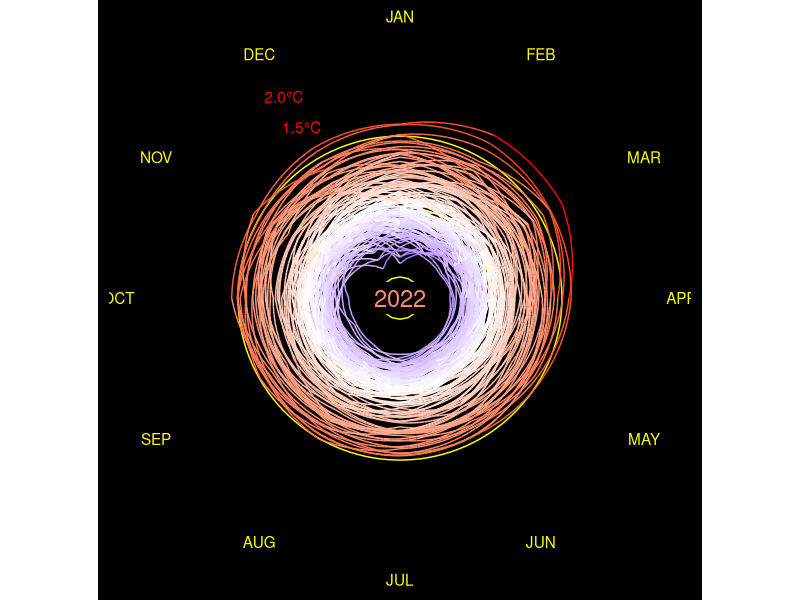
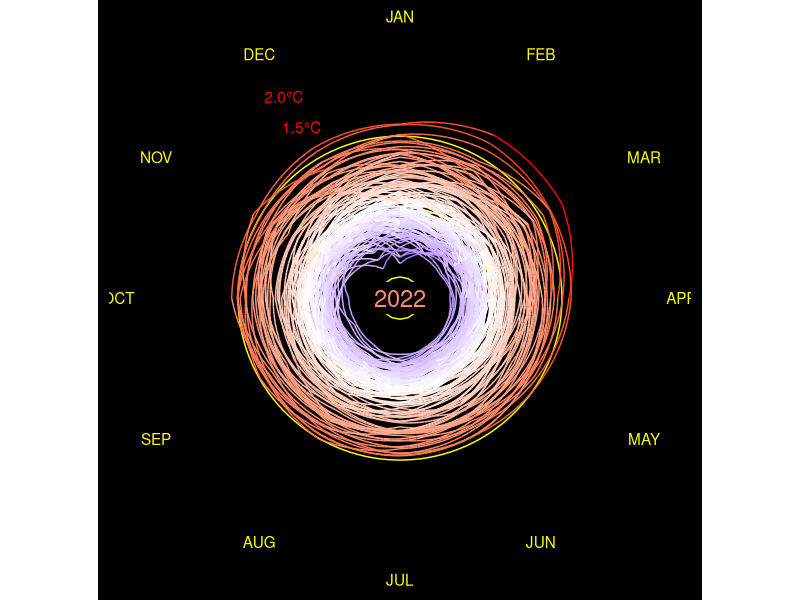

These charts were generated, in order, by the following R code:
library(tidyverse)
library(gganimate)



# Plot: There are data in preceding year and next year.
# Need to create 3 separated dataframes

t_diff <- 
  read_csv("data/GLB.Ts+dSST.csv", skip = 1, na = "***") %>% #load CSV file, skip 1st rows
  select(year = Year, month.abb) %>% #month.abb is constant R build-in. which is the same as our datatype
  # Tidy dataframe by converting month in 1 column accept for year
  #Pivot dataframe for all columns except for year column, Give a name of month column
  pivot_longer(-year, names_to = "month", values_to = "t_diff") %>%
  drop_na() #Ignore NA value
  

# Create 3 Separated dataframe
# Create dataframe for preceding December
# last_dec <-
#   t_diff %>%
#   filter(month == "Dec") %>% #Filter December
#   mutate(year = year + 1,   #Calculate preceding year by using the original data
#          month = "last_Dec") #Rename Dec to last_Dec

# Create dataframe for next Jan
next_jan <-
  t_diff %>%
  filter(month == "Jan") %>% #Filter January
  mutate(year = year - 1,    # Add extra year
         month = "next_Jan") # Rename it

#Combine 3 dataframes
t_data <- 
  bind_rows(t_diff,next_jan) %>%
  mutate(month = factor(month, levels = c(month.abb, "next_Jan")), #Order months into numerical order rather than alphabet order, define month as a factor
         month_number = as.numeric(month)) %>% #Remove previous December to remove zero from dataframe
  arrange(year, month) %>% # arrange year and month       
  filter(year != 1879) %>% # we dont need 1879
  mutate(step_number = 1:nrow(.)) #Add row number. 1:nrow(.) means count from 1 to the end of row in this dataframe. need to count step over the row
  
  
  annotation <-
    t_data %>% #create new dataframe from 2022
    slice_max(year) %>%
    slice_max(month_number)
 
temp_line <- #Create text at specific position
  tibble(
    x = 12,
    y = c(1.5, 2.0),
    labels = c("1.5\u00B0C", "2.0\u00B0C")
  )

#Create dataframe for tangential month to the ciricle
month_label <-
  tibble(
    x = 1:12,
    labels = toupper(month.abb), #Convert month label to capital letters
    y = 2.7
  )

 
# a <-  
  t_data %>% ggplot(aes(x = month_number, 
             y = t_diff, 
             group = year, 
             color = t_diff), inherit.aes = FALSE) +
    # geom_rect(aes(xmin = 1, xmax = 13, ymin = -2, ymax = 2.4), # create black circle background
    #           color = "black", fill = "black",
    #           inherit.aes = FALSE)+ 
  geom_hline(yintercept = c(-1, 0, 1), color = "yellow") + # Add white line at 1.5 and 2.0 y intercept
  geom_label(data = temp_line, aes(x = x, y = y, label = labels), #Add label and coloring
             color = "red", fill = "black", label.size = 0,
             inherit.aes = FALSE)+
   
  geom_label(aes(x = 1, y = -1.3, label = year),  #geom_label it provides a background
               fill = "black",
               label.size = 0,
               size = 6) +
  geom_line()+
  geom_text(data = month_label, aes(x = x, y = y, label = labels), # Add month label back to the position
              color = "yellow",
              inherit.aes = FALSE#,
              #angle = seq(360-360/12, 0, length.out = 12) #Assign angle to the month label
    ) +
  # scale_x_continuous(breaks = 1:12, #Set x axis and its coordinator
  #                    labels = month.abb,
  #                    expand = c(0,0),
  #                    sec.axis = dup_axis(name = NULL, labels = NULL)) +
  scale_y_continuous(breaks = seq(-2,2,0.2),
                     limits = c(-2,2.7),
                     expand = c(0,-0.7), # expand grid. First is an addition. Second is an multiplication.
                     sec.axis = dup_axis(name = NULL, labels = NULL)) + #Rescale y axis
  scale_color_gradient2(low = "blue", high = "red", mid = "white", midpoint = 0, #Change the color to continuous scale. Re-scale the legend
                        guide = "none") + #Remove legend 
  coord_polar(start = 0)+ #Set polar 5 minutes off. "start" measures thing in radius 
  labs(x = NULL, # Add label
      y = NULL,
      title = NULL) + 
  theme(
    panel.background = element_rect(fill = "black"), #Add black color and white border. Increase border line size
    plot.background = element_rect(fill = "black", color = "black"),
    panel.grid = element_blank(), # Remove grid line color
    axis.text.x = element_blank(),
    axis.text.y = element_blank(),
    axis.ticks = element_blank(),
    axis.title = element_blank(),
    plot.title = element_blank()
  )#+
  # transition_manual(frames = year, cumulative = TRUE)  #Add data and keep the old data in gganimate only
   
ggsave("figures/climate_spiral_nasa.png", width = 4.155, height = 4.5, unit = "in", dpi = 300)
 
# animate(a, width = 4.155, height = 4.5, unit = "in", res = 300
#         # nframes = nrow(t_data),
#         # fps = nrow(t_data)/12/60/60
#         )
# anim_save("figures/climate_spiral.gif")
# 
# animate(a, width = 4.155, height = 4.5, unit = "in", res = 300,
#         renderer = av_renderer("figures/climate_spiral.mp4")
# )
